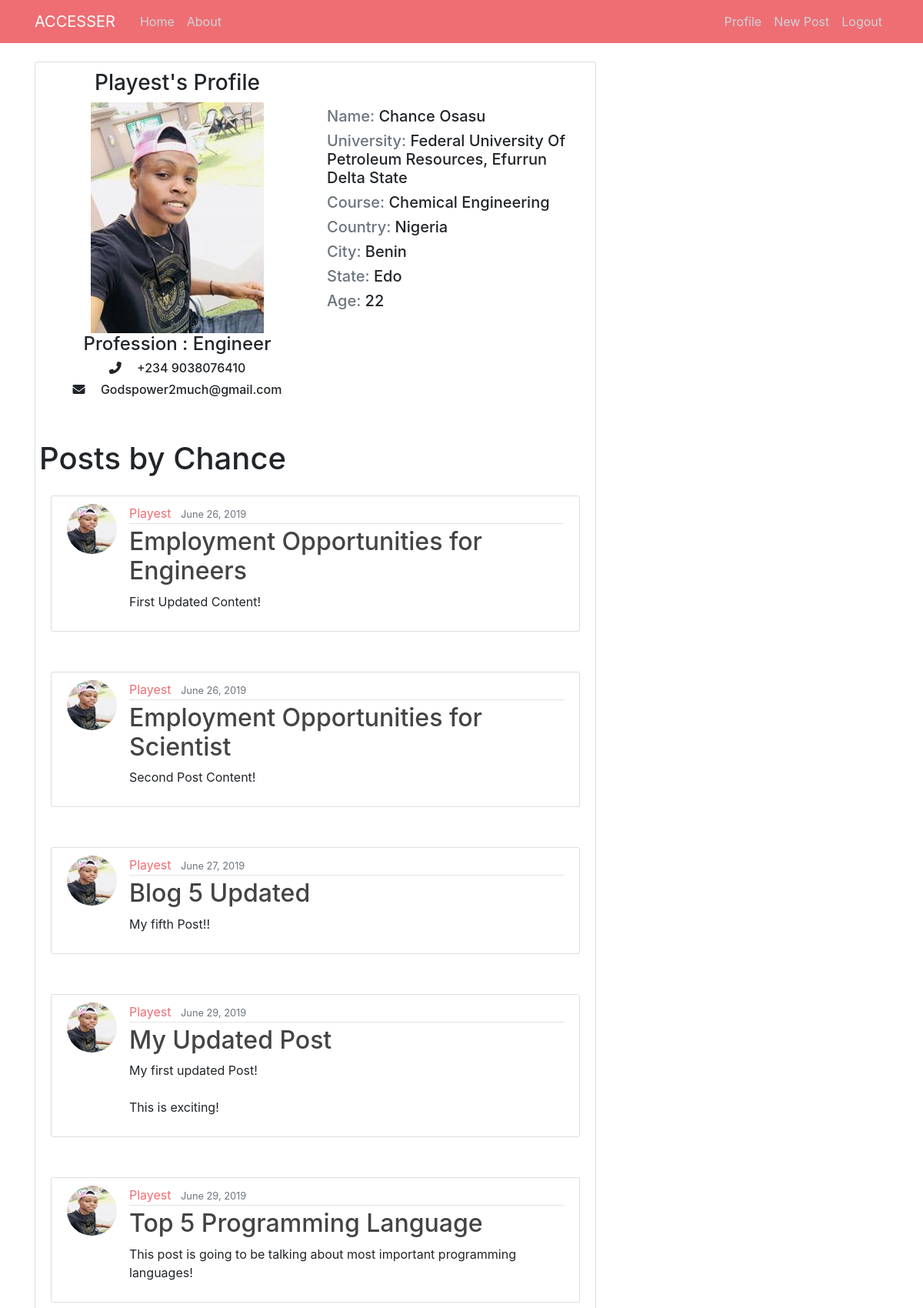
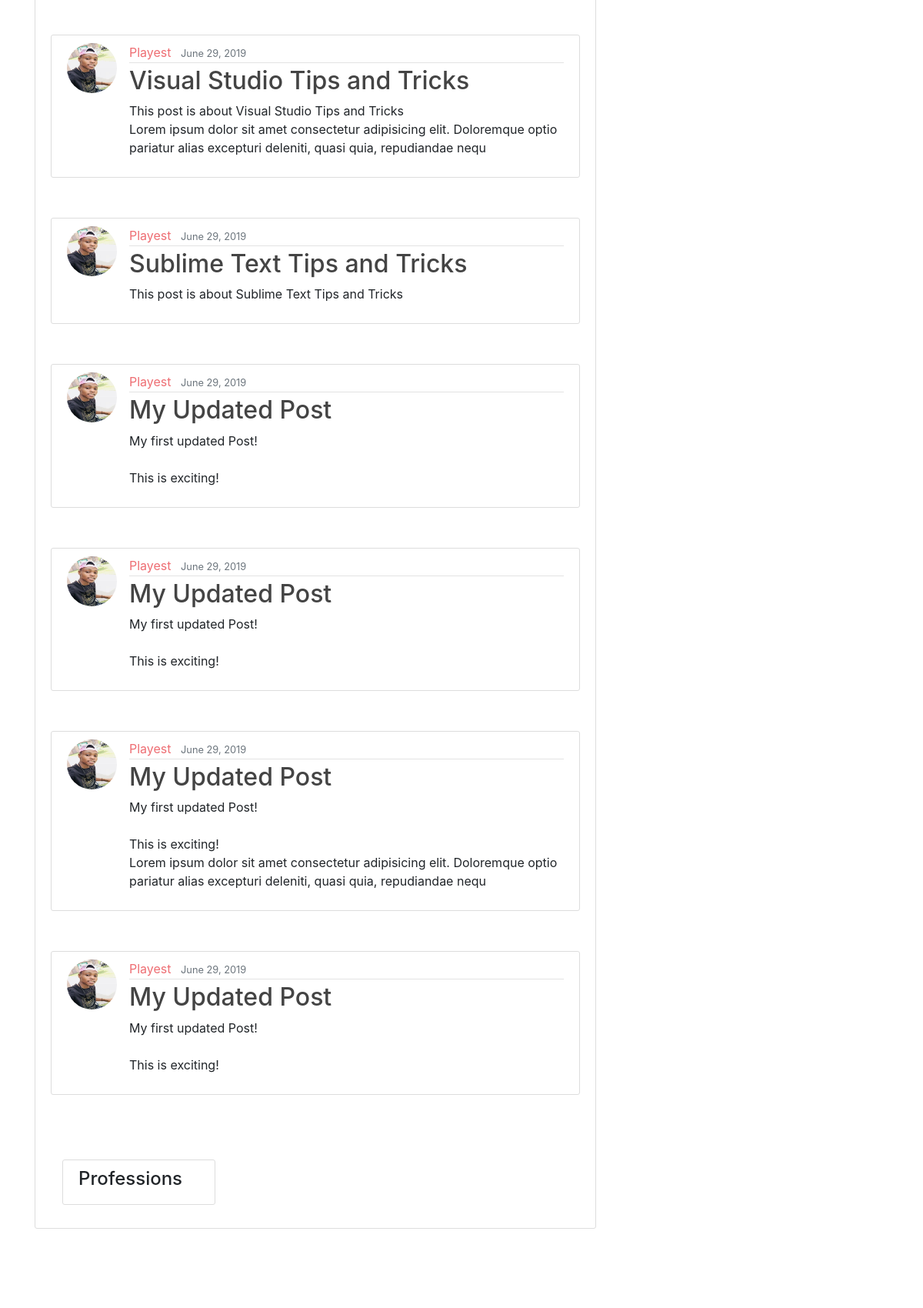
The page /user/1/ (upper part) on the database its author committed (2 pictures, top to bottom).
### users/models.py (models this page shows, shortened)
class Profile(models.Model):
    user = models.OneToOneField(User, on_delete=models.CASCADE, related_name = "profile", null=True, blank=True)
    first_name = models.CharField(max_length=50)
    last_name = models.CharField(max_length=50)
    age = models.PositiveIntegerField()
    university = models.CharField(max_length=100)
    course = models.CharField(max_length=100)
    city = models.CharField(max_length=50)
    state = models.CharField(max_length=50)
    country = models.CharField(max_length=50)
    phone_number = models.PositiveIntegerField()
    image = models.ImageField(default='default.jpg', upload_to='profile_pics')
    profession = models.ForeignKey(Profession, on_delete=models.CASCADE, related_name="profiles", null=True, blank=True)

class Profession(models.Model):
    name = models.CharField(max_length=30)
    class Meta:
        verbose_name = "Profession"
        verbose_name_plural = "Professions"
    def __str__(self):
        return self.name

### blog/models.py (models this page shows, shortened)
class Post(models.Model):
 title = models.CharField(max_length=100)
 content = models.TextField()
 date_posted = models.DateTimeField(default=timezone.now)
 author = models.ForeignKey(User, on_delete=models.CASCADE, related_name="posts")

### users/views.py (the view)
# urls.py: path('<int:pk>/', user_views.UserDetailView.as_view(), name='user-details'),
class UserDetailView(DetailView):
    model = User
    template_name = 'users/user_details.html'
    context_object_name = "user"

### users/templates/users/user_details.html (shortened to what this page needs)
{% extends "blog/base.html" %}
{% load crispy_forms_tags %}
{% block content %}
<div class="content-section">
    <div class="row">
        <div class="col-md-6 text-center">
            <h3>{{ user }}'s Profile</h3>
            <img src="{{ user.profile.image.url }}" style="max-width:100%" />
            <h4>Profession : {{ user.profile.profession }}</h4>
            <h6><i class="fas fa-phone-alt mr-3"></i> +234 {{ user.profile.phone_number }} </h6>
            <h6><i class="fas fa-envelope mr-3"></i> {{ user.email }} </h6>
        </div>
        <div class="col-md-6 mt-5">
            <h5><span class="text-muted">Name:</span> {{ user.profile.first_name }} {{ user.profile.last_name }}</h5>
            <h5><span class="text-muted">University:</span> {{ user.profile.university }}<h5>
            <h5><span class="text-muted">Course:</span> {{ user.profile.course }}</h5>
            <h5><span class="text-muted">Country:</span> {{ user.profile.country }}</h5>
            <h5><span class="text-muted">City:</span> {{ user.profile.city }}</h5>
            <h5><span class="text-muted">State:</span>  {{ user.profile.state }}</h5>
            <h5><span class="text-muted">Age:</span>  {{ user.profile.age }}</h5>
        </div>
    </div>
        <div class="row my-5">
            <h1>Posts by {{ user.profile.first_name }}</h1>
            {% for post in user.posts.all %}
                <div class="col-md-12 my-3">
                    <article class="media content-section">
                    <img class="rounded-circle article-img" src="{{ user.profile.image.url }}">
                    <div class="media-body">
                        <div class="article-metadata">
                        <a class="mr-2" href="{% url 'user-details' post.author.id %}" style="color: #ee6e73">{{ post.author }}</a>
                        <small class="text-muted">{{ post.date_posted|date:"F d, Y" }}</small>
                        </div>
                        <h2><a class="article-title" href="{% url 'post-detail' post.id %}">{{ post.title }}</a></h2>
                        <p class="article-content">{{ post.content }}</p>
                    </div>
                    </article>
                </div>
            {% endfor %}
        </div
    {% endblock content %}

### blog/static/blog/main.css (style rules this page uses)
body { box-sizing: border-box; margin-top: 5rem; }
.content-section { background: #ffffff; padding: 10px 20px; border: 1px solid #dddddd; border-radius: 3px; margin-bottom: 20px; }
.article-title { color: #444444; }
.article-content { white-space: pre-line; }
.article-img { height: 65px; width: 65px; margin-right: 16px; }
.article-metadata { padding-bottom: 1px; margin-bottom: 4px; border-bottom: 1px solid #e3e3e3 }

### rows shown on the page
Post: profile.image (picture), author "Playest", date_posted "June 26, 2019", title "Employment Opportunities for Engineers", content "First Updated Content!"
Post: profile.image (picture), author "Playest", date_posted "June 26, 2019", title "Employment Opportunities for Scientist", content "Second Post Content!"
Post: profile.image (picture), author "Playest", date_posted "June 27, 2019", title "Blog 5 Updated", content "My fifth Post!!"
Post: profile.image (picture), author "Playest", date_posted "June 29, 2019", title "My Updated Post", content "My first updated Post! This is exciting!"
Post: profile.image (picture), author "Playest", date_posted "June 29, 2019", title "Top 5 Programming Language", content "This post is going to be talking about most important programming languages!"
Post: profile.image (picture), author "Playest", date_posted "June 29, 2019", title "Visual Studio Tips and Tricks", content "This post is about Visual Studio Tips and Tricks Lorem ipsum dolor sit amet consectetur adipisicing elit. Doloremque optio pariatur alias excepturi deleniti, quasi quia, repudiandae nequ"
Post: profile.image (picture), author "Playest", date_posted "June 29, 2019", title "Sublime Text Tips and Tricks", content "This post is about Sublime Text Tips and Tricks"
Post: profile.image (picture), author "Playest", date_posted "June 29, 2019", title "My Updated Post", content "My first updated Post! This is exciting!"
Post: profile.image (picture), author "Playest", date_posted "June 29, 2019", title "My Updated Post", content "My first updated Post! This is exciting!"
Post: profile.image (picture), author "Playest", date_posted "June 29, 2019", title "My Updated Post", content "My first updated Post! This is exciting! Lorem ipsum dolor sit amet consectetur adipisicing elit. Doloremque optio pariatur alias excepturi deleniti, quasi quia, repudiandae nequ"
Post: profile.image (picture), author "Playest", date_posted "June 29, 2019", title "My Updated Post", content "My first updated Post! This is exciting!"

### other values the page prints
{{ user }} "Playest"
{{ user.profile.profession }} "Engineer"
{{ user.profile.phone_number }} "9038076410"
{{ user.email }} "Godspower2much@gmail.com"
{{ user.profile.first_name }} "Chance"
{{ user.profile.last_name }} "Osasu"
{{ user.profile.university }} "Federal University Of Petroleum Resources, Efurrun Delta State"
{{ user.profile.course }} "Chemical Engineering"
{{ user.profile.country }} "Nigeria"
{{ user.profile.city }} "Benin"
{{ user.profile.state }} "Edo"
{{ user.profile.age }} "22"
